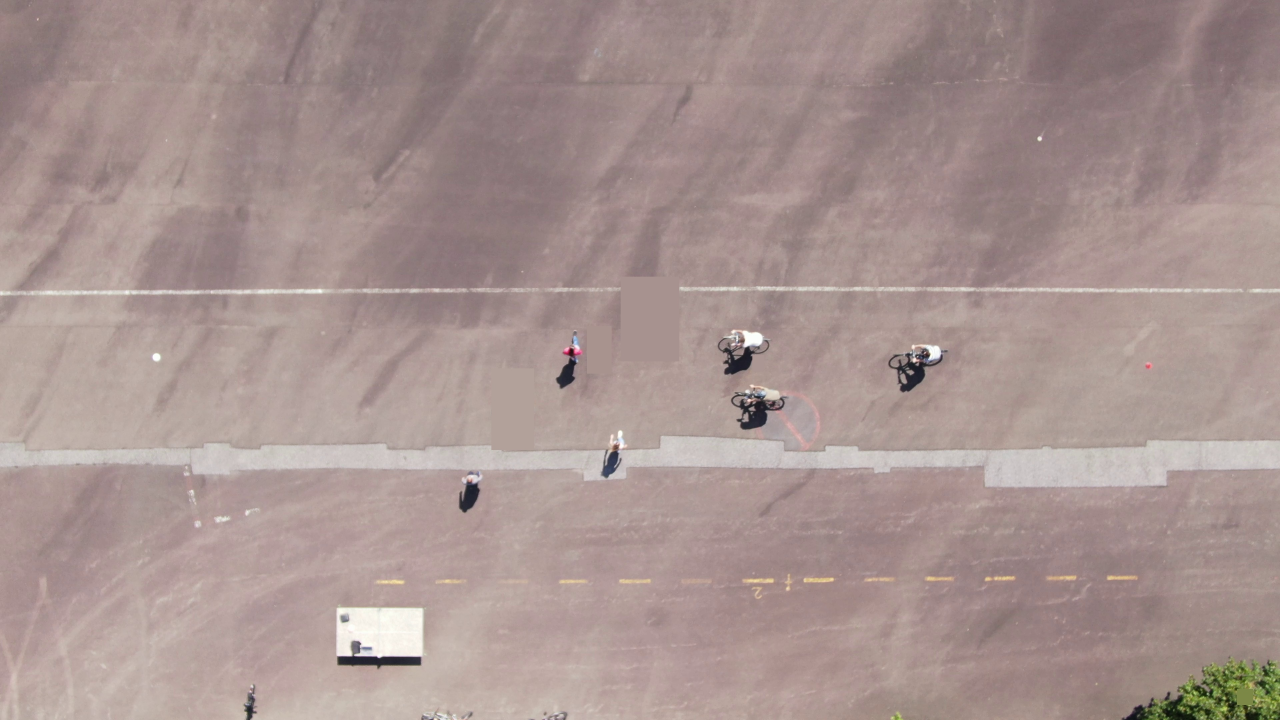
#> input picture 00120.jpg, 3840 x 2160 px, given in place of video2.mov, which was not available (shown at 1/3 size)
$ python main_1.py
#> lines starting #> are read from the running program, lines starting #| are printed output that depends on the picture; after the words box and inside, x2 and y2 are one past the last pixel; in counts of white or black regions, pixels touching at a corner belong together; pictures that were not available may be replaced by others from this repository, and a replacement may not be noted
# Python code for Background subtraction using OpenCV
import numpy as np
import matplotlib.pyplot as plt
import cv2
from skimage.measure import label, regionprops
from aux_func import Template_p_match, Element

cap = cv2.VideoCapture('./video2.mov')
fgbg = cv2.createBackgroundSubtractorKNN(10,500,True)
#fgbgmog = cv2.createBackgroundSubtractorMOG2()#10,50)
kernel = cv2.getStructuringElement(cv2.MORPH_ELLIPSE,(3,3))
kernel_dilate = cv2.getStructuringElement(cv2.MORPH_ELLIPSE,(5,5))

frame_id = 0
prv_regions = []
prv_frame = []

while(1):
	ret, frame = cap.read()
#> frame is the input picture: shape (2160, 3840, 3); mean B, G, R 144.8, 148, 167.3
	frame_id += 1
	fgmask = fgbg.apply(frame,learningRate = 0.99)
#> fgmask: shape (2160, 3840); every value is 255

	# find shadows
	fgmask_shadows = (fgmask==127)
#> fgmask_shadows: shape (2160, 3840) bool; every value is 0
	fgmask[fgmask>1] = 255

	fgmask = cv2.erode(fgmask,kernel,iterations = 1)

	label_image = label(fgmask)
#> label_image: shape (2160, 3840) int64; every value is 1

	Accepted_ratio = 0.25
	Accepted_extent = 0.38

	# first 4 frames are wrong
	regs_str = regionprops(label_image)
#> regs_str = 1 regions; box (x1, y1, x2, y2) and area: (0, 0, 3840, 2160) 8294400
	for region in regs_str:
		a = region.major_axis_length
		a+= 0.00001
		b = region.minor_axis_length
		shadow_r = 1
		if np.any(fgmask_shadows[label_image==region.label]):
			shadow_r = 0.7
		if((b/a)<(Accepted_ratio*shadow_r)) or region.extent<(Accepted_extent*shadow_r):
			# not an object (line maybe)
			fgmask[region.slice] = 0
#> this loop made 1 pass
#> (a, b, shadow_r) on pass 1: (4434, 2494.2, 1)

	label_image = label(fgmask)
	regs_str = regionprops(label_image)
	regs_ctrs = [r.centroid for r in regs_str]
#> regs_ctrs = [(1079.5, 1919.5)]
	rectengles = []
	Threshold_dist = 10.0
	offset = 40
	if frame_id > 5:
		ToAddObjs = []
		for rgn in prv_regions:
			Nbox,scr,res = Template_p_match(frame,prv_frame[rgn.slice],rgn.bbox,rgn.image)
			rc = rgn.image.shape

			L = np.linalg.norm(np.array(res)-np.array(regs_ctrs),axis=1)
			if min(L)<(Threshold_dist*max(rc)+offset):
				R_ind = np.argmin(L)
				R_ele = regs_str.pop(R_ind)
				_ = regs_ctrs.pop(R_ind)
				X = np.array(R_ele.centroid).astype(int)

				rectengles.append([tuple((X[1]-rc[1],X[0]-rc[0]))
				,tuple((X[1]+rc[1],X[0]+rc[0]))])

		fgmask = cv2.dilate(fgmask,kernel_dilate,iterations = 3)

		#fgmask[rgn.slice] = rgn.image
		label_image = label(fgmask)
		prv_regions =  regionprops(label_image,frame)

	fgmask_3 = np.dstack((fgmask,fgmask,fgmask))
#> fgmask_3: shape (2160, 3840, 3); every value is 255
	Toshow = frame.copy()
	prv_frame = Toshow.copy()
	for rect in rectengles:
		#print(rect)
		cv2.rectangle(Toshow,rect[0],rect[1],(255,0,0),1)

	I_com = np.hstack((fgmask_3,Toshow))
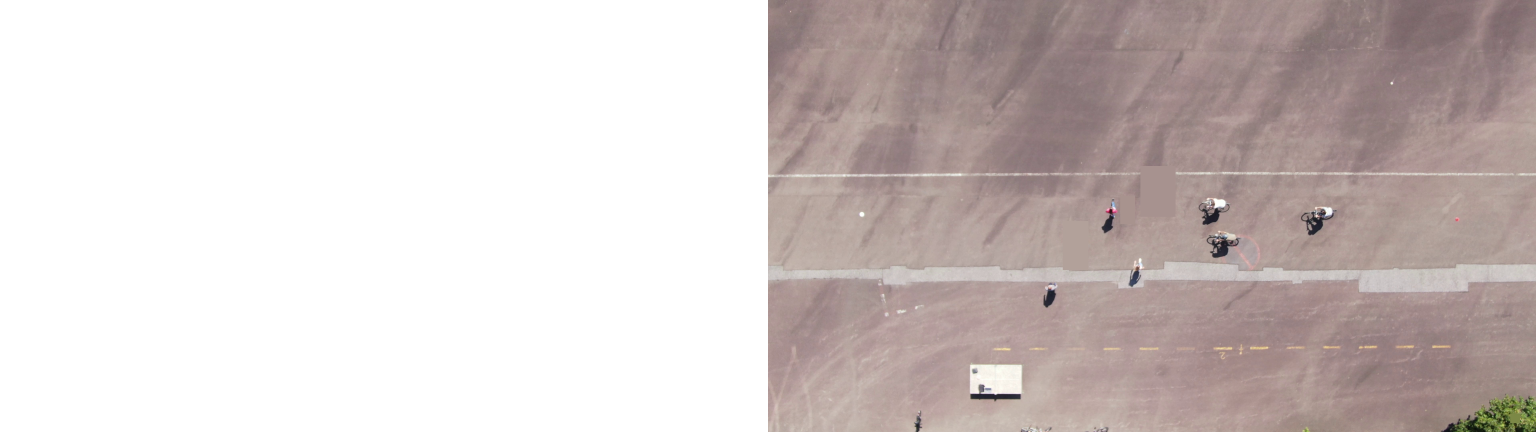
#> I_com: shape (2160, 7680, 3) (shown at 1/5 size); mean of channels 0, 1, 2 199.9, 201.5, 211.1; drawn as B, G, R

	scale_percent = 50 # percent of original size

	I_com = cv2.resize(I_com,
						tuple([int(x*scale_percent/100) for x in I_com.shape[::-1][1:]]))
#> I_com: shape (1080, 3840, 3)
	#plt.imshow(cv2.cvtColor(I_com, cv2.COLOR_BGR2RGB))
	cv2.imshow('fgmask', I_com)
	#cv2.imshow('frame',frame )

	k = cv2.waitKey(30) & 0xff
#> (key Esc is pressed here)

	if k == 27:
		break

cap.release()
cv2.destroyAllWindows()

$ run again, on P1_02_03_04_00001.jpg
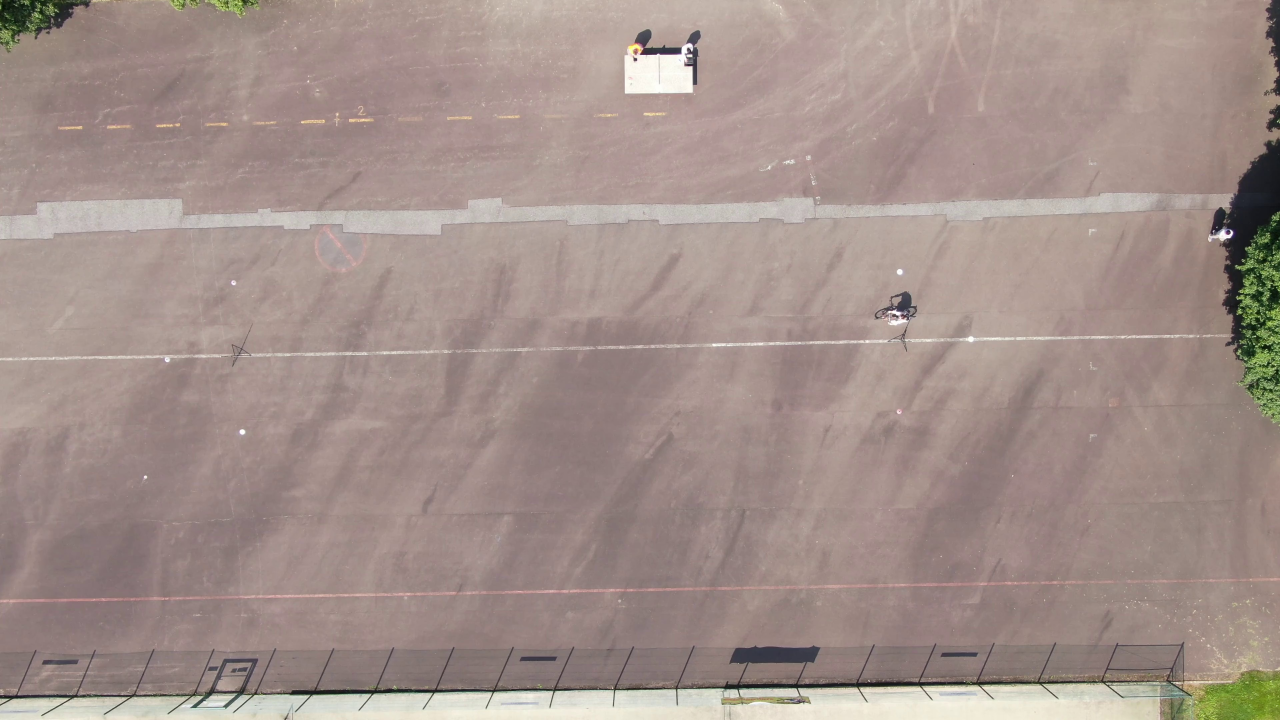
#> input picture P1_02_03_04_00001.jpg, 3840 x 2160 px, given in place of video2.mov, which was not available (shown at 1/3 size)
#> frame is the input picture: shape (2160, 3840, 3); mean B, G, R 139, 144.9, 162.5
#> fgmask: shape (2160, 3840); every value is 255
#> fgmask_shadows: shape (2160, 3840) bool; every value is 0
#> label_image: shape (2160, 3840) int64; every value is 1
#> regs_str = 1 regions; box (x1, y1, x2, y2) and area: (0, 0, 3840, 2160) 8294400
#> the loop `for region in regs_str:` made 1 pass
#> (a, b, shadow_r) on pass 1: (4434, 2494.2, 1)
#> regs_ctrs = [(1079.5, 1919.5)]
#> fgmask_3: shape (2160, 3840, 3); every value is 255
#> `I_com = np.hstack((fgmask_3,Toshow))`:
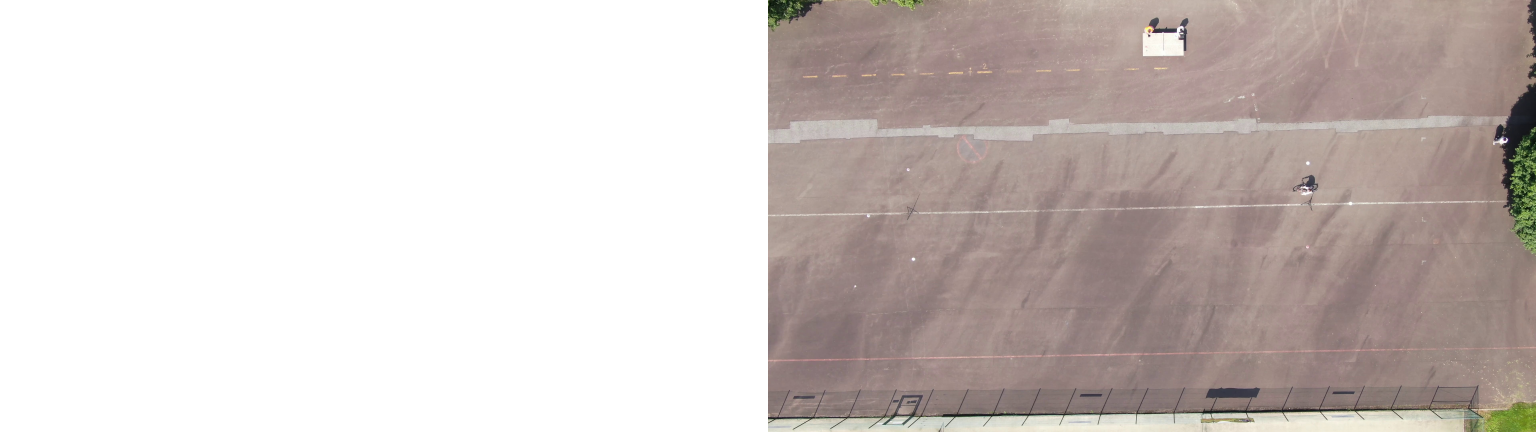
#> I_com: shape (2160, 7680, 3) (shown at 1/5 size); mean of channels 0, 1, 2 197, 200, 208.7; drawn as B, G, R
